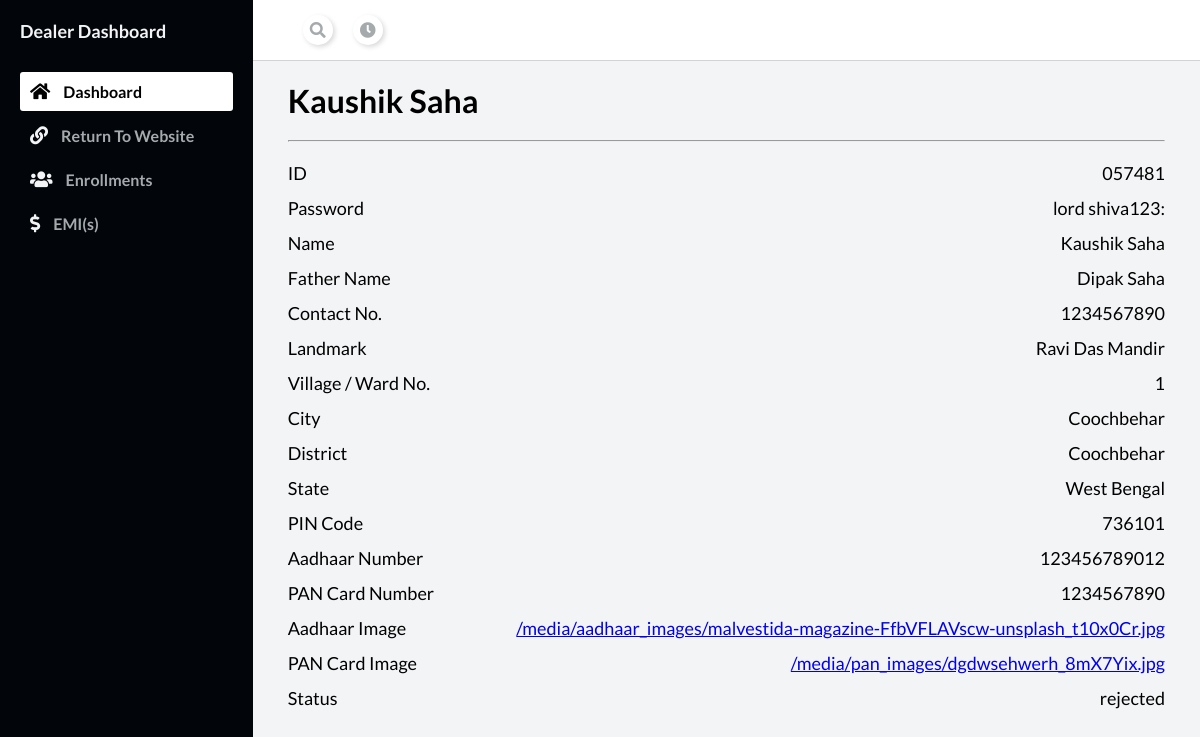
Screenshot of /dealer_dashboard/enrollment_details/9 with the database file from the repository.
### main/models.py (models this page shows, shortened)
class Enrollment(models.Model):
    user = models.ForeignKey(User, on_delete=models.CASCADE, null=True)
    enrollment_id = models.TextField()
    password = models.TextField()
    total_amount = models.IntegerField()
    name = models.TextField()
    father_name = models.TextField()
    landmark = models.TextField()
    village_ward = models.TextField()
    post_office = models.TextField()
    city = models.TextField()
    district = models.TextField()
    state = models.TextField()
    pin = models.IntegerField()
    due_cleared = models.BooleanField(default=False, blank=True)
    landmark = models.TextField()
    phone_number = models.TextField()
    aadhaar_number = models.IntegerField(max_length=12)
    pan_number = models.TextField(max_length=10)
    aadhaar_image = models.ImageField(upload_to="aadhaar_images")
    pan_image = models.ImageField(upload_to="pan_images")
    dealer = models.ForeignKey(Dealer, on_delete=models.CASCADE, null=True, blank=True)
    admin = models.TextField(null=True, blank=True)
    status = models.TextField(default="pending", blank=True)

### dealer/views.py (the view)
# urls.py: path('enrollment_details/<int:id>', views.enrollment_details, name="enrollment_details"),
def enrollment_details(request, id):
    enrollment = Enrollment.objects.filter(pk=id).last()
    return render(request, "Dealer/enrollment_details.html", {"enrollment":enrollment})

### Template/Dealer/enrollment_details.html (shortened to what this page needs)
{% extends "dealer_dashboard.html" %}
{% block body %}
<div class="main__container">
<h1>{{enrollment.name}}</h1>
<hr style="margin: 20px 0px;">
<div class="space-between">
    <p>ID</p>
    <p>{{enrollment.enrollment_id}}</p>
</div>
<div class="space-between">
    <p>Password</p>
    <p>{{enrollment.password}}</p>
</div>
<div class="space-between">
    <p>Name</p>
    <p>{{enrollment.name}}</p>
</div>
<div class="space-between">
    <p>Father Name</p>
    <p>{{enrollment.father_name}}</p>
</div>
<div class="space-between">
    <p>Contact No.</p>
    <p>{{enrollment.phone_number}}</p>
</div>
<div class="space-between">
    <p>Landmark</p>
    <p>{{enrollment.landmark}}</p>
</div>
<div class="space-between">
    <p>Village / Ward No.</p>
    <p>{{enrollment.village_ward}}</p>
</div>
<div class="space-between">
    <p>City</p>
    <p>{{enrollment.city}}</p>
</div>
<div class="space-between">
    <p>District</p>
    <p>{{enrollment.district}}</p>
</div>
<div class="space-between">
    <p>State</p>
    <p>{{enrollment.state}}</p>
</div>
<div class="space-between">
    <p>PIN Code</p>
    <p>{{enrollment.pin}}</p>
</div>
<div class="space-between">
    <p>Aadhaar Number</p>
    <p>{{enrollment.aadhaar_number}}</p>
</div>
<div class="space-between">
    <p>PAN Card Number</p>
    <p>{{enrollment.pan_number}}</p>
</div>
<div class="space-between">
    <p>Aadhaar Image</p>
    <p><a target="_blank" href="/media/{{enrollment.aadhaar_image}}">{{enrollment.aadhaar_image.url}}</a></p>
</div>
<div class="space-between">
    <p>PAN Card Image</p>
    <p><a target="_blank" href="/media/{{enrollment.pan_image}}">{{enrollment.pan_image.url}}</a></p>
</div>
<div class="space-between">
    <p>Status</p>
    <p>{{enrollment.status}}</p>
</div>
</div>
{% endblock body %}

### Template/dealer_dashboard.html (shortened to what this page needs)
<!DOCTYPE html>
<html lang="en">
  <head>
    <link
      rel="stylesheet"
      href="https://stackpath.bootstrapcdn.com/font-awesome/4.7.0/css/font-awesome.min.css"
    />
    <link rel="stylesheet" href="https://cdnjs.cloudflare.com/ajax/libs/font-awesome/5.15.4/css/all.min.css" />
  </head>
  <body id="body">
    <div class="container">
      <nav class="navbar">
        <div class="navbar__right">
          <a href="#">
            <i class="fa fa-search" aria-hidden="true"></i>
          </a>
          <a href="#">
            <i class="fa fa-clock-o" aria-hidden="true"></i>
          </a>
        </div>
      </nav>
      <main>
        {% block body %}
        {% endblock body %}
      </main>
      <div id="sidebar">
        <div class="sidebar__title">
          <div class="sidebar__img">
            <h1>Dealer Dashboard</h1>
          </div>
        </div>
        <div class="sidebar__menu">
          <div class="sidebar__link active_menu_link">
            <i class="fa fa-home"></i>
            <a href="/dealer_dashboard">Dashboard</a>
          </div>
          <div class="sidebar__link">
            <i class="fa fa-link"></i>
            <a href="/">Return To Website</a>
          </div>
          <div class="sidebar__link">
            <i class="fa fa-users" aria-hidden="true"></i>
            <a href="/dealer_dashboard/enrollments">Enrollments</a>
          </div>
          <div class="sidebar__link">
            <i class="fa fa-dollar" aria-hidden="true"></i>
            <a href="/dealer_dashboard/emi">EMI(s)</a>
          </div>
        </div>
      </div>
    </div>
  </body>
</html>

### Template/dealer_dashboard.html (style rules this page uses)
* { margin: 0; padding: 0; }
body { box-sizing: border-box; font-family: "Lato", sans-serif; }
.container { display: grid; height: 100vh; grid-template-columns: 0.8fr 1fr 1fr 1fr; grid-template-rows: 0.2fr 3fr; grid-template-areas: "sidebar nav nav nav" "sidebar main main main"; }
.navbar { background: #ffffff; grid-area: nav; height: 60px; display: flex; align-items: center; justify-content: space-between; padding: 0 30px 0 30px; border-bottom: 1px solid lightgray; }
.navbar__right { display: flex; justify-content: center; align-items: center; }
.navbar__right > a { margin-left: 20px; text-decoration: none; }
.navbar__right > a > i { color: #a5aaad; font-size: 16px; border-radius: 50px; background: #ffffff; box-shadow: 2px 2px 5px #d9d9d9, -2px -2px 5px #ffffff; padding: 7px; }
main { background: #f3f4f6; grid-area: main; overflow-y: auto; }
.main__container { padding: 20px 35px; }
#sidebar { background: #020509; grid-area: sidebar; overflow-y: auto; padding: 20px; -webkit-transition: all 0.5s; transition: all 0.5s; }
.sidebar__title { display: flex; justify-content: space-between; align-items: center; color: #f3f4f6; margin-bottom: 30px; }
.sidebar__img { display: flex; align-items: center; }
.sidebar__title > div > h1 { font-size: 18px; display: inline; }
.sidebar__link { color: #f3f4f6; padding: 10px; border-radius: 3px; margin-bottom: 5px; }
.active_menu_link { background: white; color: black; }
.active_menu_link a { color: black!important; }
.sidebar__link > a { text-decoration: none; color: #a5aaad; font-weight: 700; }
.sidebar__link > i { margin-right: 10px; font-size: 18px; }

### Template/Dealer/enrollment_details.html (style rules this page uses)
.space-between { display: flex; align-items: center; margin: 13px 0px; font-size: 18px; justify-content: space-between; }

### rows the page displays
Enrollment: name "Kaushik Saha", enrollment_id "057481", password "lord shiva123:", father_name "Dipak Saha", phone_number "1234567890", landmark "Ravi Das Mandir", village_ward "1", city "Coochbehar", district "Coochbehar", state "West Bengal", pin "736101", aadhaar_number "123456789012", pan_number "1234567890", aadhaar_image "/media/aadhaar_images/malvestida-magazine-FfbVFLAVscw-unsplash_t10x0Cr.jpg", pan_image "/media/pan_images/dgdwsehwerh_8mX7Yix.jpg", status "rejected"
